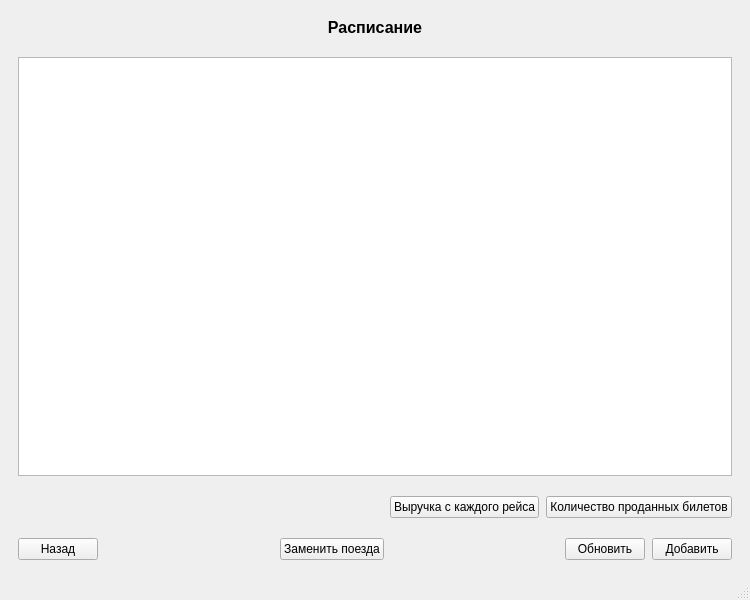
<?xml version="1.0" encoding="UTF-8"?>
<ui version="4.0">
 <class>MainWindow</class>
 <widget class="QMainWindow" name="MainWindow">
  <property name="geometry">
   <rect>
    <x>0</x>
    <y>0</y>
    <width>750</width>
    <height>600</height>
   </rect>
  </property>
  <property name="windowTitle">
   <string>MainWindow</string>
  </property>
  <widget class="QWidget" name="centralwidget">
   <layout class="QVBoxLayout" name="verticalLayout_2">
    <item>
     <widget class="QStackedWidget" name="pagesWidget">
      <property name="currentIndex">
       <number>6</number>
      </property>
      <widget class="QWidget" name="HomePage">
       <property name="sizePolicy">
        <sizepolicy hsizetype="Expanding" vsizetype="Expanding">
         <horstretch>0</horstretch>
         <verstretch>0</verstretch>
        </sizepolicy>
       </property>
       <layout class="QGridLayout" name="gridLayout">
        <item row="0" column="0">
         <widget class="QLabel" name="homeHeading">
          <property name="styleSheet">
           <string notr="true">font-size: 12pt; font-weight: 700;</string>
          </property>
          <property name="text">
           <string>Железнодорожная информационно-справочная система</string>
          </property>
          <property name="alignment">
           <set>Qt::AlignCenter</set>
          </property>
         </widget>
        </item>
        <item row="4" column="0">
         <layout class="QGridLayout" name="redirectButtons" rowstretch="0,0,0">
          <item row="2" column="0">
           <widget class="QPushButton" name="routePageButton">
            <property name="cursor">
             <cursorShape>PointingHandCursor</cursorShape>
            </property>
            <property name="text">
             <string>Маршруты</string>
            </property>
           </widget>
          </item>
          <item row="2" column="1">
           <widget class="QPushButton" name="stationPageButton">
            <property name="cursor">
             <cursorShape>PointingHandCursor</cursorShape>
            </property>
            <property name="text">
             <string>Станции</string>
            </property>
           </widget>
          </item>
          <item row="0" column="1">
           <widget class="QPushButton" name="trainPageButton">
            <property name="cursor">
             <cursorShape>PointingHandCursor</cursorShape>
            </property>
            <property name="text">
             <string>Поезда</string>
            </property>
           </widget>
          </item>
          <item row="0" column="0">
           <widget class="QPushButton" name="ticketPageButton">
            <property name="cursor">
             <cursorShape>PointingHandCursor</cursorShape>
            </property>
            <property name="text">
             <string>Билеты</string>
            </property>
           </widget>
          </item>
          <item row="0" column="2">
           <widget class="QPushButton" name="passengerPageButton">
            <property name="cursor">
             <cursorShape>PointingHandCursor</cursorShape>
            </property>
            <property name="text">
             <string>Пассажиры</string>
            </property>
           </widget>
          </item>
          <item row="2" column="2">
           <widget class="QPushButton" name="schedulePageButton">
            <property name="cursor">
             <cursorShape>PointingHandCursor</cursorShape>
            </property>
            <property name="text">
             <string>Расписание</string>
            </property>
           </widget>
          </item>
         </layout>
        </item>
        <item row="5" column="0">
         <spacer name="verticalSpacer">
          <property name="orientation">
           <enum>Qt::Vertical</enum>
          </property>
          <property name="sizeHint" stdset="0">
           <size>
            <width>20</width>
            <height>40</height>
           </size>
          </property>
         </spacer>
        </item>
        <item row="1" column="0">
         <spacer name="verticalSpacer_3">
          <property name="orientation">
           <enum>Qt::Vertical</enum>
          </property>
          <property name="sizeHint" stdset="0">
           <size>
            <width>20</width>
            <height>40</height>
           </size>
          </property>
         </spacer>
        </item>
        <item row="7" column="0">
         <layout class="QHBoxLayout" name="horizontalLayout_2">
          <item>
           <widget class="QPushButton" name="miscPageButton">
            <property name="cursor">
             <cursorShape>PointingHandCursor</cursorShape>
            </property>
            <property name="text">
             <string>Дополнительно</string>
            </property>
           </widget>
          </item>
          <item>
           <spacer name="horizontalSpacer_3">
            <property name="orientation">
             <enum>Qt::Horizontal</enum>
            </property>
            <property name="sizeHint" stdset="0">
             <size>
              <width>40</width>
              <height>20</height>
             </size>
            </property>
           </spacer>
          </item>
          <item>
           <widget class="QPushButton" name="logoutButton">
            <property name="text">
             <string>Сменить пользователя</string>
            </property>
           </widget>
          </item>
         </layout>
        </item>
       </layout>
      </widget>
      <widget class="QWidget" name="TicketPage">
       <layout class="QHBoxLayout" name="horizontalLayout">
        <item>
         <layout class="QVBoxLayout" name="verticalLayout" stretch="0,0,0">
          <property name="spacing">
           <number>20</number>
          </property>
          <item>
           <widget class="QLabel" name="heading">
            <property name="styleSheet">
             <string notr="true">font-size: 12pt; font-weight: 700;</string>
            </property>
            <property name="text">
             <string>Билеты</string>
            </property>
            <property name="alignment">
             <set>Qt::AlignCenter</set>
            </property>
           </widget>
          </item>
          <item>
           <widget class="QTableView" name="ticketsTableView">
            <property name="contextMenuPolicy">
             <enum>Qt::CustomContextMenu</enum>
            </property>
            <property name="selectionMode">
             <enum>QAbstractItemView::SingleSelection</enum>
            </property>
            <property name="selectionBehavior">
             <enum>QAbstractItemView::SelectRows</enum>
            </property>
            <attribute name="horizontalHeaderStretchLastSection">
             <bool>true</bool>
            </attribute>
           </widget>
          </item>
          <item>
           <layout class="QHBoxLayout" name="buttonsLayout">
            <property name="spacing">
             <number>7</number>
            </property>
            <item>
             <widget class="QPushButton" name="backTicketButton">
              <property name="cursor">
               <cursorShape>PointingHandCursor</cursorShape>
              </property>
              <property name="text">
               <string>Назад</string>
              </property>
             </widget>
            </item>
            <item>
             <spacer name="horizontalSpacer">
              <property name="orientation">
               <enum>Qt::Horizontal</enum>
              </property>
              <property name="sizeHint" stdset="0">
               <size>
                <width>40</width>
                <height>20</height>
               </size>
              </property>
             </spacer>
            </item>
            <item>
             <widget class="QPushButton" name="bookTicketButton">
              <property name="cursor">
               <cursorShape>PointingHandCursor</cursorShape>
              </property>
              <property name="text">
               <string>Забронировать билет</string>
              </property>
             </widget>
            </item>
            <item>
             <spacer name="horizontalSpacer_4">
              <property name="orientation">
               <enum>Qt::Horizontal</enum>
              </property>
              <property name="sizeHint" stdset="0">
               <size>
                <width>40</width>
                <height>20</height>
               </size>
              </property>
             </spacer>
            </item>
            <item>
             <widget class="QPushButton" name="refreshTicketButton">
              <property name="cursor">
               <cursorShape>PointingHandCursor</cursorShape>
              </property>
              <property name="text">
               <string>Обновить</string>
              </property>
             </widget>
            </item>
            <item>
             <widget class="QPushButton" name="addTicketButton">
              <property name="cursor">
               <cursorShape>PointingHandCursor</cursorShape>
              </property>
              <property name="text">
               <string>Добавить</string>
              </property>
             </widget>
            </item>
           </layout>
          </item>
         </layout>
        </item>
       </layout>
      </widget>
      <widget class="QWidget" name="TrainPage">
       <layout class="QHBoxLayout" name="horizontalLayout_6">
        <item>
         <layout class="QVBoxLayout" name="verticalLayout_8" stretch="0,0,0">
          <property name="spacing">
           <number>20</number>
          </property>
          <item>
           <widget class="QLabel" name="heading_7">
            <property name="styleSheet">
             <string notr="true">font-size: 12pt; font-weight: 700;</string>
            </property>
            <property name="text">
             <string>Поезда</string>
            </property>
            <property name="alignment">
             <set>Qt::AlignCenter</set>
            </property>
           </widget>
          </item>
          <item>
           <widget class="QTableView" name="trainsTableView">
            <property name="contextMenuPolicy">
             <enum>Qt::CustomContextMenu</enum>
            </property>
            <property name="selectionMode">
             <enum>QAbstractItemView::SingleSelection</enum>
            </property>
            <property name="selectionBehavior">
             <enum>QAbstractItemView::SelectRows</enum>
            </property>
            <attribute name="horizontalHeaderCascadingSectionResizes">
             <bool>true</bool>
            </attribute>
            <attribute name="horizontalHeaderStretchLastSection">
             <bool>true</bool>
            </attribute>
            <attribute name="verticalHeaderCascadingSectionResizes">
             <bool>false</bool>
            </attribute>
           </widget>
          </item>
          <item>
           <layout class="QHBoxLayout" name="buttonsLayout_7">
            <property name="spacing">
             <number>7</number>
            </property>
            <item>
             <widget class="QPushButton" name="backTrainButton">
              <property name="cursor">
               <cursorShape>PointingHandCursor</cursorShape>
              </property>
              <property name="text">
               <string>Назад</string>
              </property>
             </widget>
            </item>
            <item>
             <spacer name="horizontalSpacer_7">
              <property name="orientation">
               <enum>Qt::Horizontal</enum>
              </property>
              <property name="sizeHint" stdset="0">
               <size>
                <width>40</width>
                <height>20</height>
               </size>
              </property>
             </spacer>
            </item>
            <item>
             <widget class="QPushButton" name="refreshTrainButton">
              <property name="cursor">
               <cursorShape>PointingHandCursor</cursorShape>
              </property>
              <property name="text">
               <string>Обновить</string>
              </property>
             </widget>
            </item>
            <item>
             <widget class="QPushButton" name="addTrainButton">
              <property name="cursor">
               <cursorShape>PointingHandCursor</cursorShape>
              </property>
              <property name="text">
               <string>Добавить</string>
              </property>
             </widget>
            </item>
           </layout>
          </item>
         </layout>
        </item>
       </layout>
      </widget>
      <widget class="QWidget" name="PassengerPage">
       <layout class="QHBoxLayout" name="horizontalLayout_5">
        <item>
         <layout class="QVBoxLayout" name="verticalLayout_6" stretch="0,0,0">
          <property name="spacing">
           <number>20</number>
          </property>
          <item>
           <widget class="QLabel" name="heading_5">
            <property name="styleSheet">
             <string notr="true">font-size: 12pt; font-weight: 700;</string>
            </property>
            <property name="text">
             <string>Пассажиры</string>
            </property>
            <property name="alignment">
             <set>Qt::AlignCenter</set>
            </property>
           </widget>
          </item>
          <item>
           <widget class="QTableView" name="passengersTableView">
            <property name="contextMenuPolicy">
             <enum>Qt::CustomContextMenu</enum>
            </property>
            <property name="selectionMode">
             <enum>QAbstractItemView::SingleSelection</enum>
            </property>
            <property name="selectionBehavior">
             <enum>QAbstractItemView::SelectRows</enum>
            </property>
            <attribute name="horizontalHeaderStretchLastSection">
             <bool>true</bool>
            </attribute>
           </widget>
          </item>
          <item>
           <layout class="QHBoxLayout" name="buttonsLayout_5">
            <property name="spacing">
             <number>7</number>
            </property>
            <item>
             <widget class="QPushButton" name="backPassengerButton">
              <property name="cursor">
               <cursorShape>PointingHandCursor</cursorShape>
              </property>
              <property name="text">
               <string>Назад</string>
              </property>
             </widget>
            </item>
            <item>
             <spacer name="horizontalSpacer_5">
              <property name="orientation">
               <enum>Qt::Horizontal</enum>
              </property>
              <property name="sizeHint" stdset="0">
               <size>
                <width>40</width>
                <height>20</height>
               </size>
              </property>
             </spacer>
            </item>
            <item>
             <widget class="QPushButton" name="refreshPassengerButton">
              <property name="cursor">
               <cursorShape>PointingHandCursor</cursorShape>
              </property>
              <property name="text">
               <string>Обновить</string>
              </property>
             </widget>
            </item>
            <item>
             <widget class="QPushButton" name="addPassengerButton">
              <property name="cursor">
               <cursorShape>PointingHandCursor</cursorShape>
              </property>
              <property name="text">
               <string>Добавить</string>
              </property>
             </widget>
            </item>
           </layout>
          </item>
         </layout>
        </item>
       </layout>
      </widget>
      <widget class="QWidget" name="RoutePage">
       <layout class="QHBoxLayout" name="horizontalLayout_7">
        <item>
         <layout class="QVBoxLayout" name="verticalLayout_7" stretch="0,0,0">
          <property name="spacing">
           <number>20</number>
          </property>
          <item>
           <widget class="QLabel" name="heading_6">
            <property name="styleSheet">
             <string notr="true">font-size: 12pt; font-weight: 700;</string>
            </property>
            <property name="text">
             <string>Маршруты</string>
            </property>
            <property name="alignment">
             <set>Qt::AlignCenter</set>
            </property>
           </widget>
          </item>
          <item>
           <widget class="QTableView" name="routesTableView">
            <property name="contextMenuPolicy">
             <enum>Qt::CustomContextMenu</enum>
            </property>
            <property name="selectionMode">
             <enum>QAbstractItemView::SingleSelection</enum>
            </property>
            <property name="selectionBehavior">
             <enum>QAbstractItemView::SelectRows</enum>
            </property>
            <property name="wordWrap">
             <bool>false</bool>
            </property>
            <attribute name="horizontalHeaderStretchLastSection">
             <bool>true</bool>
            </attribute>
           </widget>
          </item>
          <item>
           <layout class="QHBoxLayout" name="buttonsLayout_6">
            <property name="spacing">
             <number>7</number>
            </property>
            <item>
             <widget class="QPushButton" name="backRouteButton">
              <property name="cursor">
               <cursorShape>PointingHandCursor</cursorShape>
              </property>
              <property name="text">
               <string>Назад</string>
              </property>
             </widget>
            </item>
            <item>
             <spacer name="horizontalSpacer_6">
              <property name="orientation">
               <enum>Qt::Horizontal</enum>
              </property>
              <property name="sizeHint" stdset="0">
               <size>
                <width>40</width>
                <height>20</height>
               </size>
              </property>
             </spacer>
            </item>
            <item>
             <widget class="QPushButton" name="refreshRouteButton">
              <property name="cursor">
               <cursorShape>PointingHandCursor</cursorShape>
              </property>
              <property name="text">
               <string>Обновить</string>
              </property>
             </widget>
            </item>
            <item>
             <widget class="QPushButton" name="addRouteButton">
              <property name="cursor">
               <cursorShape>PointingHandCursor</cursorShape>
              </property>
              <property name="text">
               <string>Добавить</string>
              </property>
             </widget>
            </item>
           </layout>
          </item>
         </layout>
        </item>
       </layout>
      </widget>
      <widget class="QWidget" name="StationPage">
       <layout class="QHBoxLayout" name="horizontalLayout_3">
        <item>
         <layout class="QVBoxLayout" name="verticalLayout_4" stretch="0,0,0">
          <property name="spacing">
           <number>20</number>
          </property>
          <item>
           <widget class="QLabel" name="heading_2">
            <property name="styleSheet">
             <string notr="true">font-size: 12pt; font-weight: 700;</string>
            </property>
            <property name="text">
             <string>Станции</string>
            </property>
            <property name="alignment">
             <set>Qt::AlignCenter</set>
            </property>
           </widget>
          </item>
          <item>
           <widget class="QTableView" name="stationsTableView">
            <property name="contextMenuPolicy">
             <enum>Qt::CustomContextMenu</enum>
            </property>
            <property name="selectionMode">
             <enum>QAbstractItemView::SingleSelection</enum>
            </property>
            <property name="selectionBehavior">
             <enum>QAbstractItemView::SelectRows</enum>
            </property>
            <property name="gridStyle">
             <enum>Qt::SolidLine</enum>
            </property>
            <property name="wordWrap">
             <bool>false</bool>
            </property>
            <attribute name="horizontalHeaderCascadingSectionResizes">
             <bool>true</bool>
            </attribute>
            <attribute name="horizontalHeaderStretchLastSection">
             <bool>true</bool>
            </attribute>
            <attribute name="verticalHeaderCascadingSectionResizes">
             <bool>true</bool>
            </attribute>
            <attribute name="verticalHeaderStretchLastSection">
             <bool>false</bool>
            </attribute>
           </widget>
          </item>
          <item>
           <layout class="QHBoxLayout" name="buttonsLayout_2">
            <property name="spacing">
             <number>7</number>
            </property>
            <item>
             <widget class="QPushButton" name="backStationButton">
              <property name="cursor">
               <cursorShape>PointingHandCursor</cursorShape>
              </property>
              <property name="text">
               <string>Назад</string>
              </property>
             </widget>
            </item>
            <item>
             <spacer name="horizontalSpacer_2">
              <property name="orientation">
               <enum>Qt::Horizontal</enum>
              </property>
              <property name="sizeHint" stdset="0">
               <size>
                <width>40</width>
                <height>20</height>
               </size>
              </property>
             </spacer>
            </item>
            <item>
             <widget class="QPushButton" name="refreshStationButton">
              <property name="cursor">
               <cursorShape>PointingHandCursor</cursorShape>
              </property>
              <property name="text">
               <string>Обновить</string>
              </property>
             </widget>
            </item>
            <item>
             <widget class="QPushButton" name="addStationButton">
              <property name="cursor">
               <cursorShape>PointingHandCursor</cursorShape>
              </property>
              <property name="text">
               <string>Добавить</string>
              </property>
             </widget>
            </item>
           </layout>
          </item>
         </layout>
        </item>
       </layout>
      </widget>
      <widget class="QWidget" name="SchedulePage">
       <layout class="QHBoxLayout" name="horizontalLayout_4">
        <item>
         <layout class="QVBoxLayout" name="verticalLayout_9" stretch="0,0,0,0">
          <property name="spacing">
           <number>20</number>
          </property>
          <item>
           <widget class="QLabel" name="heading_8">
            <property name="styleSheet">
             <string notr="true">font-size: 12pt; font-weight: 700;</string>
            </property>
            <property name="text">
             <string>Расписание</string>
            </property>
            <property name="alignment">
             <set>Qt::AlignCenter</set>
            </property>
           </widget>
          </item>
          <item>
           <widget class="QTableView" name="scheduleTableView">
            <property name="contextMenuPolicy">
             <enum>Qt::CustomContextMenu</enum>
            </property>
            <property name="selectionMode">
             <enum>QAbstractItemView::SingleSelection</enum>
            </property>
            <property name="selectionBehavior">
             <enum>QAbstractItemView::SelectRows</enum>
            </property>
            <attribute name="horizontalHeaderStretchLastSection">
             <bool>true</bool>
            </attribute>
           </widget>
          </item>
          <item>
           <layout class="QHBoxLayout" name="buttonsLayout_8">
            <property name="spacing">
             <number>7</number>
            </property>
            <item>
             <spacer name="horizontalSpacer_9">
              <property name="orientation">
               <enum>Qt::Horizontal</enum>
              </property>
              <property name="sizeHint" stdset="0">
               <size>
                <width>40</width>
                <height>20</height>
               </size>
              </property>
             </spacer>
            </item>
            <item>
             <widget class="QPushButton" name="getScheduleRevenueButton">
              <property name="cursor">
               <cursorShape>PointingHandCursor</cursorShape>
              </property>
              <property name="text">
               <string>Выручка с каждого рейса</string>
              </property>
             </widget>
            </item>
            <item>
             <widget class="QPushButton" name="getScheduleTicketsAmount">
              <property name="cursor">
               <cursorShape>PointingHandCursor</cursorShape>
              </property>
              <property name="text">
               <string>Количество проданных билетов</string>
              </property>
             </widget>
            </item>
           </layout>
          </item>
          <item>
           <layout class="QHBoxLayout" name="buttonsLayout_9">
            <property name="spacing">
             <number>7</number>
            </property>
            <item>
             <widget class="QPushButton" name="backScheduleButton">
              <property name="cursor">
               <cursorShape>PointingHandCursor</cursorShape>
              </property>
              <property name="text">
               <string>Назад</string>
              </property>
             </widget>
            </item>
            <item>
             <spacer name="horizontalSpacer_10">
              <property name="orientation">
               <enum>Qt::Horizontal</enum>
              </property>
              <property name="sizeHint" stdset="0">
               <size>
                <width>40</width>
                <height>20</height>
               </size>
              </property>
             </spacer>
            </item>
            <item>
             <widget class="QPushButton" name="replaceScheduleTrainCursorButton">
              <property name="text">
               <string>Заменить поезда</string>
              </property>
             </widget>
            </item>
            <item>
             <spacer name="horizontalSpacer_11">
              <property name="orientation">
               <enum>Qt::Horizontal</enum>
              </property>
              <property name="sizeHint" stdset="0">
               <size>
                <width>40</width>
                <height>20</height>
               </size>
              </property>
             </spacer>
            </item>
            <item>
             <widget class="QPushButton" name="refreshScheduleButton">
              <property name="cursor">
               <cursorShape>PointingHandCursor</cursorShape>
              </property>
              <property name="text">
               <string>Обновить</string>
              </property>
             </widget>
            </item>
            <item>
             <widget class="QPushButton" name="addScheduleButton">
              <property name="cursor">
               <cursorShape>PointingHandCursor</cursorShape>
              </property>
              <property name="text">
               <string>Добавить</string>
              </property>
             </widget>
            </item>
           </layout>
          </item>
         </layout>
        </item>
       </layout>
      </widget>
      <widget class="QWidget" name="MiscPage">
       <layout class="QVBoxLayout" name="verticalLayout_3">
        <item>
         <widget class="QLabel" name="homeHeading_2">
          <property name="styleSheet">
           <string notr="true">font-size: 12pt; font-weight: 700;</string>
          </property>
          <property name="text">
           <string>Дополнительные запросы</string>
          </property>
          <property name="alignment">
           <set>Qt::AlignCenter</set>
          </property>
         </widget>
        </item>
        <item>
         <spacer name="verticalSpacer_2">
          <property name="orientation">
           <enum>Qt::Vertical</enum>
          </property>
          <property name="sizeHint" stdset="0">
           <size>
            <width>20</width>
            <height>40</height>
           </size>
          </property>
         </spacer>
        </item>
        <item>
         <layout class="QGridLayout" name="redirectButtons_2" rowstretch="0,0,0">
          <item row="1" column="0">
           <widget class="QPushButton" name="routeGetThatStartsInTownButton">
            <property name="text">
             <string>Маршруты (Поиск по городу)</string>
            </property>
           </widget>
          </item>
          <item row="0" column="0">
           <widget class="QPushButton" name="scheduleViewButton">
            <property name="cursor">
             <cursorShape>PointingHandCursor</cursorShape>
            </property>
            <property name="text">
             <string>Расписание</string>
            </property>
           </widget>
          </item>
          <item row="1" column="1">
           <widget class="QPushButton" name="correlatedQueriesButton">
            <property name="text">
             <string>Коррелированные подзапросы</string>
            </property>
           </widget>
          </item>
          <item row="0" column="1">
           <widget class="QPushButton" name="passengerAdditionalButton">
            <property name="cursor">
             <cursorShape>PointingHandCursor</cursorShape>
            </property>
            <property name="text">
             <string>Пассажиры (дополнительно)</string>
            </property>
           </widget>
          </item>
          <item row="2" column="0">
           <widget class="QPushButton" name="routeScheduleStatusButton">
            <property name="text">
             <string>Маршруты (По статусу рейсов на них)</string>
            </property>
           </widget>
          </item>
         </layout>
        </item>
        <item>
         <spacer name="verticalSpacer_4">
          <property name="orientation">
           <enum>Qt::Vertical</enum>
          </property>
          <property name="sizeHint" stdset="0">
           <size>
            <width>20</width>
            <height>40</height>
           </size>
          </property>
         </spacer>
        </item>
        <item>
         <layout class="QHBoxLayout" name="horizontalLayout_9">
          <item>
           <spacer name="horizontalSpacer_8">
            <property name="orientation">
             <enum>Qt::Horizontal</enum>
            </property>
            <property name="sizeHint" stdset="0">
             <size>
              <width>40</width>
              <height>20</height>
             </size>
            </property>
           </spacer>
          </item>
          <item>
           <widget class="QPushButton" name="backMiscPageButton">
            <property name="text">
             <string>Назад</string>
            </property>
           </widget>
          </item>
         </layout>
        </item>
       </layout>
      </widget>
     </widget>
    </item>
   </layout>
  </widget>
  <widget class="QStatusBar" name="statusbar"/>
 </widget>
 <resources/>
 <connections/>
</ui>
